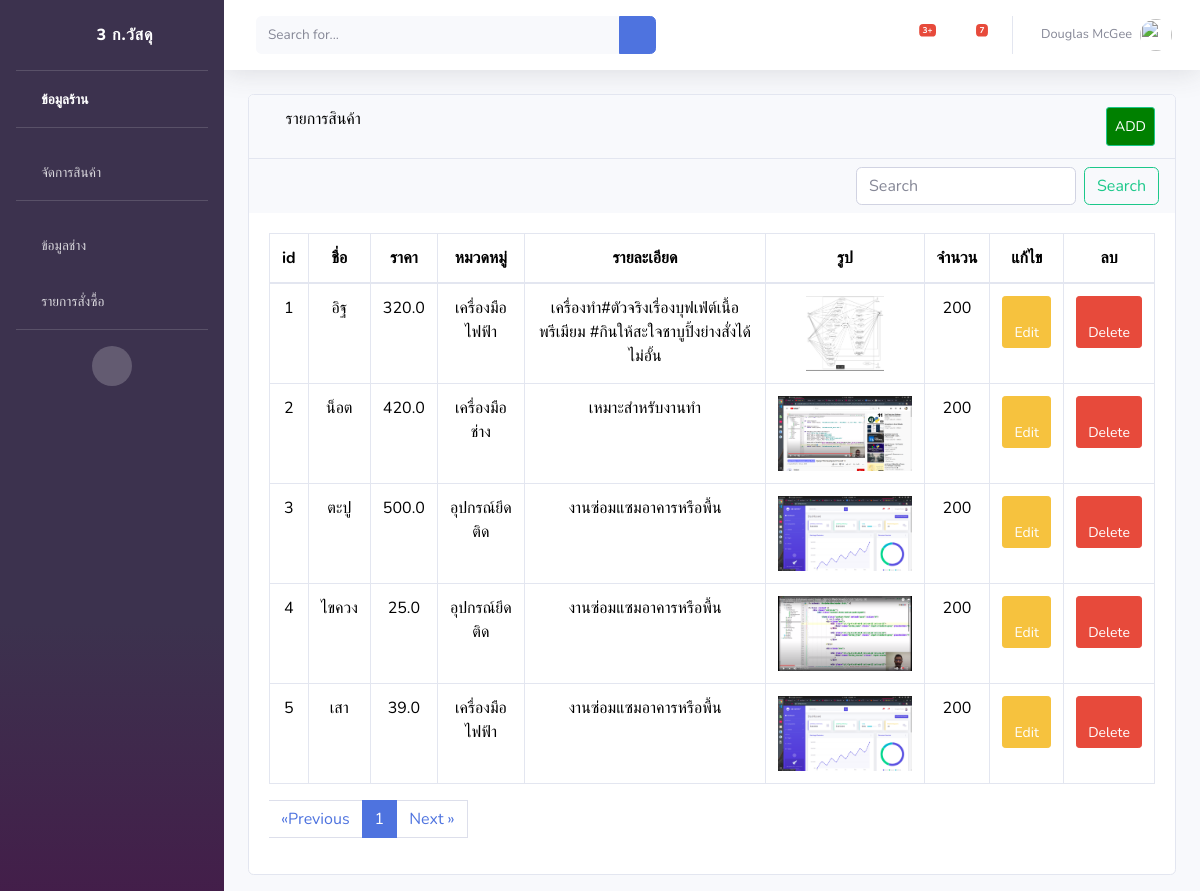
/product, run on the app's committed database.
### api/models.py (models this page shows, shortened)
class Product(models.Model):
    product_name = models.CharField(max_length=1000,default=' ',verbose_name = 'ชื่อสินค้า')
    product_price = models.FloatField(verbose_name = 'ราคาสินค้า')
    product_detail = models.TextField(max_length=10000,default=' ',verbose_name = 'รายละเอียดสินค้า')
    product_img = models.ImageField(upload_to='images/product/', default='images/product/no-img.png' ,verbose_name = 'รูปสินค้า')
    product_type = models.ForeignKey(Product_Type,on_delete=models.CASCADE,verbose_name = 'หมวดหมู่สินค้า') #หมวดหมู่สินค้า
    product_status =  models.ForeignKey(Product_Status,on_delete=models.CASCADE,verbose_name = 'สถานะสินค้า')  #สถานะสินค้า
    product_amount = models.IntegerField(verbose_name = 'จำนวนสินค้า') #จำนวนสินค้า
    class Meta:
        verbose_name = 'สินค้า'

class Product_Type (models.Model):
    product_type = models.CharField(max_length=100,default=' ',verbose_name = 'หมวดหมู่สินค้า')
    def __str__(self):
        return f'{self.product_type} '
    class Meta:
        verbose_name = 'หมวดหมู่สินค้า'

### api/views.py (the view)
# urls.py: path('product',views.product),
def product(request):
    products_list = Product.objects.all()
    paginator = Paginator(products_list,5) #1 หน้าแสดง 5รายการ
    page = request.GET.get('page')
    try:
        products = paginator.page(page)
    except PageNotAnInteger:
        products = paginator.page(1)
    except EmptyPage:
        products = paginator.page(paginator.num_pages)
    return render(request, 'api/product.html', {'products': products})

### api/templates/api/product.html (shortened to what this page needs)
{% extends 'api/base.html' %}
{% block content %}
<div id="content-wrapper">
  <div class="container-fluid">
      <div class="card mb-3">
          <div class="card-header">
              <i class="fas fa-table"></i>
              รายการสินค้า
              <a  class="btn btn-sm btn-success" href="addproduct" style="padding: 8px; float: right; background-color: green; color: white;">ADD</a>
          </div>
          <nav class="navbar navbar-light bg-light justify-content-between">
            <form class="form-inline">
              <input class="form-control mr-sm-2" type="search" placeholder="Search" aria-label="Search" name="search">
              <button class="btn btn-outline-success my-2 my-sm-0"name="search" type="submit">Search</button>
            </form>
          </nav>
          <div class="card-body">
              <div class="table-responsive">
                  <table class="table table-bordered" id="dataTable" width="100%" cellspacing="0" align="center">
                      <thead>
                      <tr>
                        <th>id</th>
                          <th>ชื่อ</th>
                          <th>ราคา</th>
                          <th>หมวดหมู่</th>
                          <th>รายละเอียด</th>
                          <th>รูป</th>
                          <th>จำนวน</th>
                          <th>แก้ไข</th>
                          <th>ลบ</th>
                      </tr>
                      </thead>
                      <tbody>
                      {% for product in products %}
                          <tr>
                            <td>{{ product.id }}</td>
                              <td>{{ product.product_name }}</td>
                              <td>{{ product.product_price }}</td>
                              <td>{{ product.product_type }}</td>
                              <td>{{ product.product_detail }}</td>
                              <td><img src="media/{{product.product_img}}" style="height: 75px;"></td>
                              <td>{{ product.product_amount }}</td>
                              <td>
                                  <a class="btn btn-sm btn-warning" href="/editproduct/{{product.id}}"> <span class="fa fa-edit"></span> Edit</a>
                              </td>
                              <td><a class="btn btn-sm btn-danger" href="deleteproduct/{{product.id}}"><span class="fa fa-trash"></span> Delete</a></td>
                          </tr>
                      {% endfor %}
                      </tbody>
                    </table>
                    {% if products.has_other_pages %}
                    <ul class="pagination">
                      {% if products.has_previous %}
                        <li><a class="page-link" href="?page={{ products.previous_page_number }}">&laquo;  Previous</a></li>
                        <li><a class="page-link" href="?page={{ products.previous_page_number }}">{{ products.previous_page_number }} </a></li>
                      {% else %}
                        <li class="disabled page-link"><span>&laquo;Previous</span></li>
                      {% endif %}
                      <li class="page-item active">
                        <span class="page-link">
                            <span class="current" >
                                {{ products.number }}
                              </span>
                        </span>
                      </li>
                      {% if products.has_next %}
                        <li><a class="page-link"  href="?page={{ products.next_page_number }}">Next &raquo; </a></li>
                      {% else %}
                        <li class="disabled page-link"><span>Next &raquo;</span></li>
                      {% endif %}
                    </ul>
                  {% endif %}
                    </div>
                    </div>
                </div>
                </div>
                </div>
                </div>
                {% endblock %}

### api/templates/api/base.html (shortened to what this page needs)
<!DOCTYPE html>
{% load static %}
<html lang="en">
<head>
    <link href="{% static 'api/vendor/fontawesome-free/css/all.min.css'%}" rel="stylesheet" type="text/css">
    <link href="{% static 'api/css/sb-admin-2.min.css'%}" rel="stylesheet">
</head>
<body id="page-top">
    <div id="wrapper">
        <ul class="navbar-nav bg-gradient-primary sidebar sidebar-dark accordion" id="accordionSidebar">
            <a class="sidebar-brand d-flex align-items-center justify-content-center" href="/">
                <div class="sidebar-brand-icon rotate-n-15">
                    <i class="fas fa-laugh-wink"></i>
                </div>
                <div class="sidebar-brand-text mx-3"> 3 ก.วัสดุ</div>
            </a>
            <hr class="sidebar-divider my-0">
            <li class="nav-item active">
                <a class="nav-link" href="/">
                    <i class="fas fa-fw fa-tachometer-alt"></i>
                    <span>ข้อมูลร้าน</span></a>
            </li>
            <hr class="sidebar-divider">
            <li class="nav-item">
                <a class="nav-link collapsed" href="#" data-toggle="collapse" data-target="#collapseTwo"
                    aria-expanded="true" aria-controls="collapseTwo">
                    <i class="fas fa-fw fa-cog"></i>
                    <span>จัดการสินค้า</span>
                </a>
            </li>
            <hr class="sidebar-divider">
            <li class="nav-item">
                <a class="nav-link" href="mechanic">
                    <i class="fas fa-fw fa-wrench"></i>
                    <span>ข้อมูลช่าง</span></a>
            </li>
            <li class="nav-item">
                <a class="nav-link collapsed" href="#" data-toggle="collapse" data-target="#collapseUtilities"
                    aria-expanded="true" aria-controls="collapseUtilities">
                    <i class="fas fa-fw fa-wrench"></i>
                    <span>รายการสั่งซื้อ</span>
                </a>
            </li>
            <hr class="sidebar-divider d-none d-md-block">
            <div class="text-center d-none d-md-inline">
                <button class="rounded-circle border-0" id="sidebarToggle"></button>
            </div>
        </ul>
        <div id="content-wrapper" class="d-flex flex-column">
            <div id="content">
                <nav class="navbar navbar-expand navbar-light bg-white topbar mb-4 static-top shadow">
                    <form
                        class="d-none d-sm-inline-block form-inline mr-auto ml-md-3 my-2 my-md-0 mw-100 navbar-search">
                        <div class="input-group">
                            <input type="text" class="form-control bg-light border-0 small" placeholder="Search for..."
                                aria-label="Search" aria-describedby="basic-addon2">
                            <div class="input-group-append">
                                <button class="btn btn-primary" type="button">
                                    <i class="fas fa-search fa-sm"></i>
                                </button>
                            </div>
                        </div>
                    </form>
                    <ul class="navbar-nav ml-auto">
                        <li class="nav-item dropdown no-arrow mx-1">
                            <a class="nav-link dropdown-toggle" href="#" id="alertsDropdown" role="button"
                                data-toggle="dropdown" aria-haspopup="true" aria-expanded="false">
                                <i class="fas fa-bell fa-fw"></i>
                                <span class="badge badge-danger badge-counter">3+</span>
                            </a>
                        </li>
                        <li class="nav-item dropdown no-arrow mx-1">
                            <a class="nav-link dropdown-toggle" href="#" id="messagesDropdown" role="button"
                                data-toggle="dropdown" aria-haspopup="true" aria-expanded="false">
                                <i class="fas fa-envelope fa-fw"></i>
                                <span class="badge badge-danger badge-counter">7</span>
                            </a>
                        </li>
                        <li class="nav-item dropdown no-arrow">
                            <a class="nav-link dropdown-toggle" href="#" id="userDropdown" role="button"
                                data-toggle="dropdown" aria-haspopup="true" aria-expanded="false">
                                <span class="mr-2 d-none d-lg-inline text-gray-600 small">Douglas McGee</span>
                                <img class="img-profile rounded-circle"
                                    src="{% static 'api/img/undraw_profile.svg'%}">
                            </a>
                        </li>
                    </ul>
                </nav>
                {% block content %}
                {% endblock %}
        </div>
    </div>
</body>
</html>

### api/templates/api/product.html (style rules this page uses)
body { margin: 0; font-family: Nunito,-apple-system,BlinkMacSystemFont,"Segoe UI",Roboto,"Helvetica Neue",Arial,sans-serif,"Apple Color Emoji","Segoe UI Emoji","Segoe UI Symbol","Noto Color Emoji"; font-size: 1rem; font-weight: 400; line-height: 1.5; color: #000000; text-align: left; }
.table { width: 100%; margin-bottom: 1rem; color: #000000; text-align: center; }

### data on the page
Product: id "1", product_name "อิฐ", product_price "320.0", product_type "เครื่องมือไฟฟ้า", product_detail "เครื่องทำ#ตัวจริงเรื่องบุฟเฟ่ต์เนื้อพรีเมียม #กินให้สะใจชาบูปิ้งย่างสั่งได้ไม่อั้น", product_img (picture), product_amount "200"
Product: id "2", product_name "น็อต", product_price "420.0", product_type "เครื่องมือช่าง", product_detail "เหมาะสำหรับงานทำ", product_img (picture), product_amount "200"
Product: id "3", product_name "ตะปู", product_price "500.0", product_type "อุปกรณ์ยึดติด", product_detail "งานซ่อมแซมอาคารหรือพื้น", product_img (picture), product_amount "200"
Product: id "4", product_name "ไขควง", product_price "25.0", product_type "อุปกรณ์ยึดติด", product_detail "งานซ่อมแซมอาคารหรือพื้น", product_img (picture), product_amount "200"
Product: id "5", product_name "เสา", product_price "39.0", product_type "เครื่องมือไฟฟ้า", product_detail "งานซ่อมแซมอาคารหรือพื้น", product_img (picture), product_amount "200"

### other printed values
{{ products.number }} "1"
